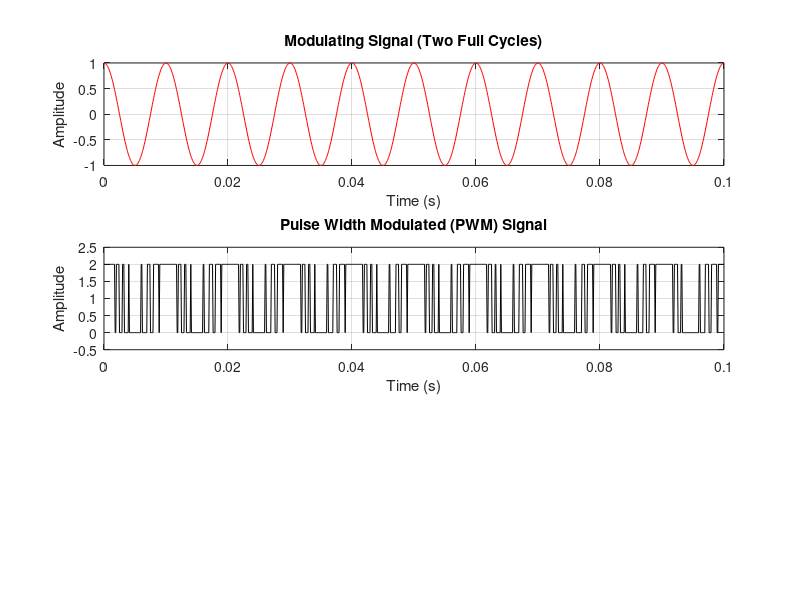

This chart was generated by the following MATLAB code:
fs = 10000;
t = 0:1/fs:0.1;
fm = 100;          % Modulating frequency (Hz)
fc = 1000;        % Carrier frequency (sawtooth)
Am = 1;
Ac = 2;

modulating_signal = Am * cos(2 * pi * fm * t);
mod_norm = (modulating_signal + 1) / 2;

saw = sawtooth(2 * pi * fc * t, 1);
saw_norm = (saw + 1) / 2;

pwm_binary = double(mod_norm > saw_norm);
pwm_signal = Ac * pwm_binary;

figure;

subplot(3,1,1);
plot(t, modulating_signal, 'r');
xlabel('Time (s)');
ylabel('Amplitude');
grid on;
title('Modulating Signal (Two Full Cycles)');

subplot(3,1,2);
plot(t, pwm_signal, 'k');
xlabel('Time (s)');
ylabel('Amplitude');
ylim([-0.5 Ac+0.5]);
grid on;
title('Pulse Width Modulated (PWM) Signal');
